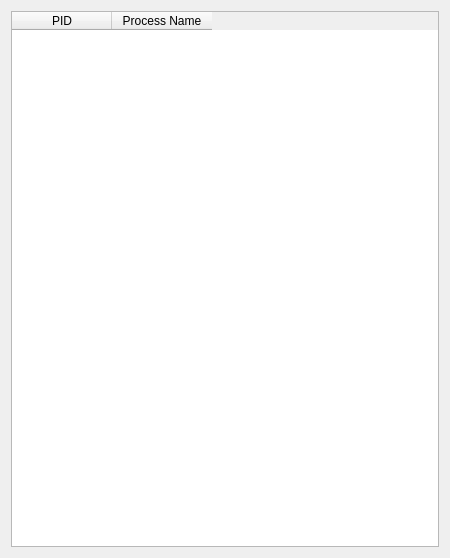
<?xml version="1.0" encoding="UTF-8"?>
<ui version="4.0">
 <class>Form</class>
 <widget class="QWidget" name="Form">
  <property name="geometry">
   <rect>
    <x>0</x>
    <y>0</y>
    <width>450</width>
    <height>558</height>
   </rect>
  </property>
  <property name="windowTitle">
   <string>Form</string>
  </property>
  <layout class="QGridLayout" name="gridLayout">
   <item row="0" column="0">
    <widget class="QTableWidget" name="tableWidget">
     <property name="maximumSize">
      <size>
       <width>16777215</width>
       <height>16777215</height>
      </size>
     </property>
     <column>
      <property name="text">
       <string>PID</string>
      </property>
     </column>
     <column>
      <property name="text">
       <string>Process Name</string>
      </property>
      <property name="textAlignment">
       <set>AlignCenter</set>
      </property>
     </column>
    </widget>
   </item>
  </layout>
 </widget>
 <resources/>
 <connections/>
</ui>
